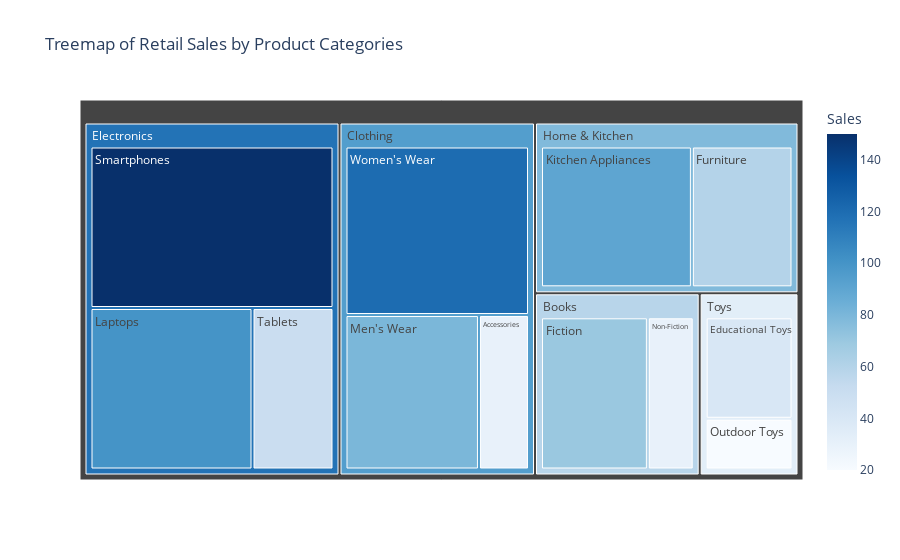

Notebook code cell kept with this figure:
### Code cell
import plotly.express as px  
import pandas as pd   
data = {  
    'Category': ['Electronics', 'Electronics', 'Electronics', 'Clothing',   
                 'Clothing', 'Clothing', 'Home & Kitchen', 'Home & Kitchen',   
                 'Books', 'Books', 'Toys', 'Toys'],  
    'Subcategory': ['Smartphones', 'Laptops', 'Tablets',   
                    'Men\'s Wear', 'Women\'s Wear', 'Accessories',   
                    'Kitchen Appliances', 'Furniture',   
                    'Fiction', 'Non-Fiction',   
                    'Educational Toys', 'Outdoor Toys'],  
    'Sales': [150, 100, 50,   
              80, 120, 30,   
              90, 60,   
              70, 30,   
              40, 20]  
}  
df = pd.DataFrame(data)   
fig = px.treemap(df,   
                 path=['Category', 'Subcategory'],  # Define categories structure  
                 values='Sales',                     # Values for rectangle size  
                 title='Treemap of Retail Sales by Product Categories',  
                 color='Sales',                      # Color based on sales values  
                 color_continuous_scale='Blues')    # Color scale  
fig.show()

### Figure 1 — Plotly figure (JSON) as saved in the notebook; plotly's stock layout.template omitted (floating-point values rounded to 4 significant figures)
{"data": [{"branchvalues": "total", "customdata": [[30], [40], [70], [60], [90], [100], [80], [30], [20], [150], [50], [120], [58], [94.35], [116.7], [78], [33.33]], "domain": {"x": [0, 1], "y": [0, 1]}, "hovertemplate": "labels=%{label}<br>Sales_sum=%{value}<br>parent=%{parent}<br>id=%{id}<br>Sales=%{color}<extra></extra>", "ids": ["Clothing/Accessories", "Toys/Educational Toys", "Books/Fiction", "Home & Kitchen/Furniture", "Home & Kitchen/Kitchen Appliances", "Electronics/Laptops", "Clothing/Men's Wear", "Books/Non-Fiction", "Toys/Outdoor Toys", "Electronics/Smartphones", "Electronics/Tablets", "Clothing/Women's Wear", "Books", "Clothing", "Electronics", "Home & Kitchen", "Toys"], "labels": ["Accessories", "Educational Toys", "Fiction", "Furniture", "Kitchen Appliances", "Laptops", "Men's Wear", "Non-Fiction", "Outdoor Toys", "Smartphones", "Tablets", "Women's Wear", "Books", "Clothing", "Electronics", "Home & Kitchen", "Toys"], "marker": {"coloraxis": "coloraxis", "colors": [30, 40, 70, 60, 90, 100, 80, 30, 20, 150, 50, 120, 58, 94.35, 116.7, 78, 33.33]}, "name": "", "parents": ["Clothing", "Toys", "Books", "Home & Kitchen", "Home & Kitchen", "Electronics", "Clothing", "Books", "Toys", "Electronics", "Electronics", "Clothing", "", "", "", "", ""], "type": "treemap", "values": [30, 40, 70, 60, 90, 100, 80, 30, 20, 150, 50, 120, 100, 230, 300, 150, 60]}], "layout": {"autosize": true, "coloraxis": {"colorbar": {"title": {"text": "Sales"}}, "colorscale": [[0, "rgb(247,251,255)"], [0.125, "rgb(222,235,247)"], [0.25, "rgb(198,219,239)"], [0.375, "rgb(158,202,225)"], [0.5, "rgb(107,174,214)"], [0.625, "rgb(66,146,198)"], [0.75, "rgb(33,113,181)"], [0.875, "rgb(8,81,156)"], [1, "rgb(8,48,107)"]]}, "legend": {"tracegroupgap": 0}, "title": {"text": "Treemap of Retail Sales by Product Categories"}}}
